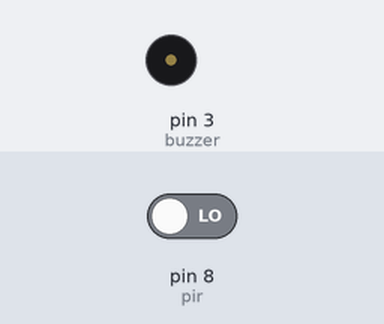
Bench run of a sketch on a simulated Arduino Uno, built with avr-gcc and run on an emulated ATmega328P. Shown: buzzer (waves = sounding, pin HIGH). Inputs (shaded band) come from the test bench; at power-on: pin 8 (pir) LOW.

Above: at 1.2 s.
1.3 s: pin 8 (pir) driven HIGH
At 1.6 s:
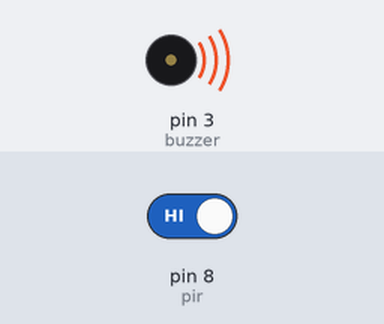
Timing chart, 0 to 4.3 s (numbered marks = the images above; inputs shaded):
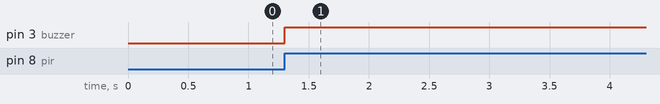

Measured:
- after the input at 1.3 s, pin 3 (buzzer): LOW → HIGH at once

The sketch:

besitGuvenlikSistemi.ino
```cpp
#include <IRremote.h>
int RECV_PIN = 2;
int hereket;
int pir = 8;
int buzzer = 3;
IRrecv irrecv(RECV_PIN);
decode_results results;
void setup()
{
  pinMode(pir,INPUT);
  pinMode(buzzer,OUTPUT);
  irrecv.enableIRIn();
  Serial.begin(9600);

}


void loop()
{
  int hereket = digitalRead(pir);
  if(hereket == 1){
    digitalWrite(buzzer,HIGH);
  }
  if (irrecv.decode(&results)) {
     unsigned int value = results.value;
     switch(value){
       case 12495:
           digitalWrite(buzzer,LOW);
     }
     irrecv.resume();
   }


}
```
